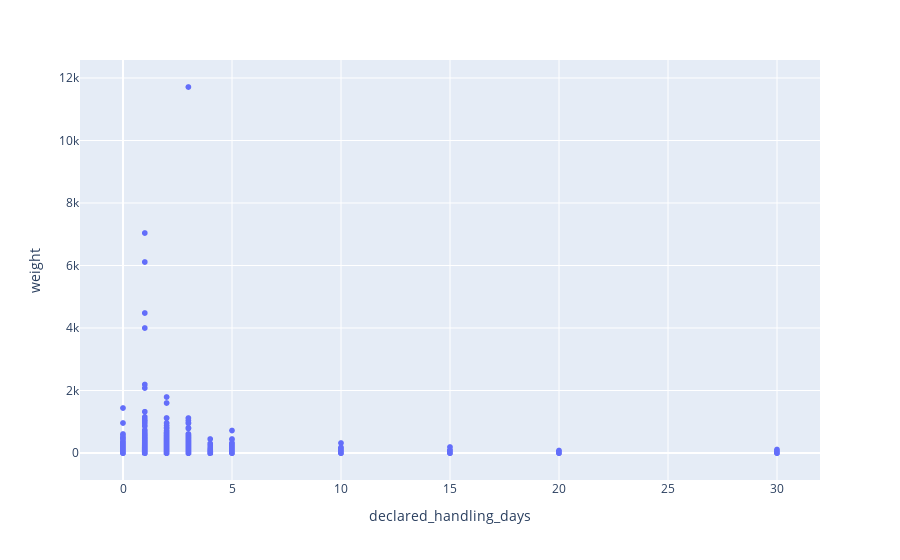

The notebook cell saved with this chart:
### Code cell
fig= px.bar(df_ebay, x= 'declared_handling_days', y= df_ebay['weight'])
fig.show()

### Figure 1 — Plotly figure (JSON) as saved in the notebook; plotly's stock layout.template omitted (floating-point values rounded to 4 significant figures; data arrays with more than 128 entries replaced by an {"elided": "..."} marker saying what was removed)
{"data": [{"hovertemplate": "declared_handling_days=%{x}<br>weight=%{y}<extra></extra>", "legendgroup": "", "marker": {"color": "#636efa", "symbol": "circle"}, "mode": "markers", "name": "", "showlegend": false, "type": "scattergl", "x": {"elided": "100000 int values"}, "xaxis": "x", "y": {"elided": "100000 int values"}, "yaxis": "y"}], "layout": {"legend": {"tracegroupgap": 0}, "margin": {"t": 60}, "xaxis": {"anchor": "y", "domain": [0, 1], "title": {"text": "declared_handling_days"}}, "yaxis": {"anchor": "x", "domain": [0, 1], "title": {"text": "weight"}}}}
